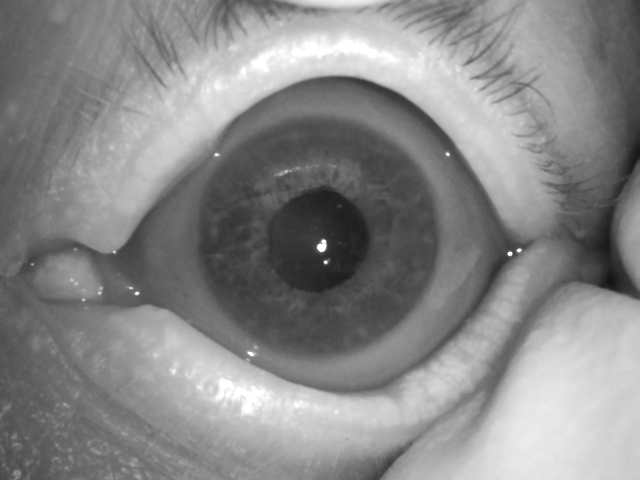
#> input picture Iris-Segmentation-DINOv3/testset/images/9081L_1_1.bmp, 640 x 480 px, found by its file name; its folder holds 3 pictures in this run
$ jupyter execute --allow-errors Iris_Segmentation_DINOv3.ipynb
#> lines starting #> are read from the running program, lines starting #| are printed output that depends on the picture; after the words box and inside, x2 and y2 are one past the last pixel; in counts of white or black regions, pixels touching at a corner belong together
[cell 1]
# =============================================================================
# Example Iris Segmentation code using DINOv3
# Rasel Ahmed Bhuiyan, Adam Czajka | {rbhuiyan,aczajka}@nd.edu
# University of Notre Dame | AITAR Lab https://lucyinstitute.nd.edu/aitar
# =============================================================================

[cell 2]
import os
import requests
import subprocess
import pickle
import matplotlib
from PIL import Image
import numpy as np
import matplotlib.pyplot as plt
from scipy import signal
from sklearn.metrics import average_precision_score
from sklearn.linear_model import LogisticRegression
import torch
import torchvision.transforms.functional as TF
from tqdm import tqdm
from google.colab import drive
drive.mount('/content/drive')

# Set device

#> (a cell that did not finish here is left out)

# Set directory paths

[cell 4]
# Root directory
ROOT_DIR = "/content/drive/MyDrive/Iris-Segmentation-DINOv3"

# Dataset directories
DATASET_DIR = os.path.join(ROOT_DIR, "trainset")
IMAGES_DIR = os.path.join(DATASET_DIR, "images")
MASKS_DIR = os.path.join(DATASET_DIR, "masks")

# Repository directory
REPO_DIR = os.path.join(ROOT_DIR, "dinov3-main")

# DINOv3 weights directory
WEIGHTS_DIR = f"{ROOT_DIR}/dinov3-main/weights"

# Output directories
CHECKPOINT_DIR = os.path.join(ROOT_DIR, "checkpoints")
os.makedirs(CHECKPOINT_DIR, exist_ok=True)

# Create custom iris dataset loader

[cell 5]
def load_iris_dataset(image_dir: str, mask_dir: str):
    """
    Load images and corresponding masks (expects same filenames in both directories).

    Returns:
        images: list of PIL.Image RGB images
        masks: list of PIL.Image grayscale images ('L')
    """
    image_files = sorted([f for f in os.listdir(image_dir) if f.lower().endswith('.bmp')])
    mask_files = sorted([f for f in os.listdir(mask_dir) if f.lower().endswith('.bmp')])

    if len(image_files) != len(mask_files):
        raise AssertionError(f"Number of images ({len(image_files)}) and masks ({len(mask_files)}) don't match")

    images: List[Image.Image] = []
    masks: List[Image.Image] = []

    for img_file, mask_file in zip(image_files, mask_files):
        img_path = os.path.join(image_dir, img_file)
        mask_path = os.path.join(mask_dir, img_file)

        img = Image.open(img_path).convert('RGB')
        m = Image.open(mask_path)
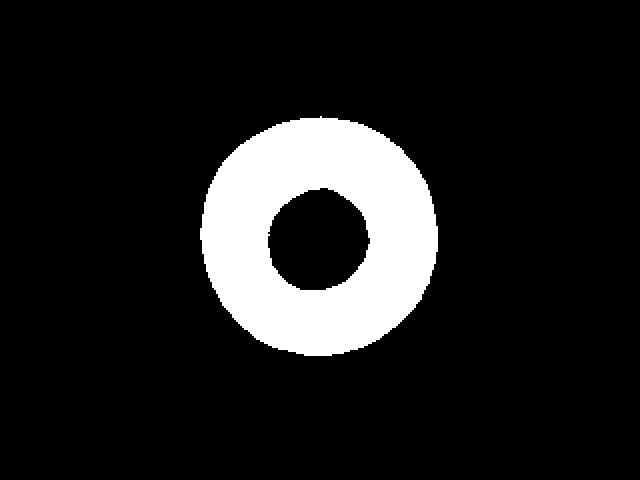
#> input picture Iris-Segmentation-DINOv3/testset/masks/9081L_1_1.bmp, 640 x 480 px, found by its file name
#> m is the input picture: PIL image 640x480 L; 11.9% white; 1 white region, box (x1, y1, x2, y2) and area: (200, 116, 438, 356) 36676
        if m.mode != 'L':
            m = m.convert('L')

        images.append(img)
        masks.append(m)
#> pass 2 of the loop in load_iris_dataset, `for img_file, mask_file in zip(image_files, mask_files):`:
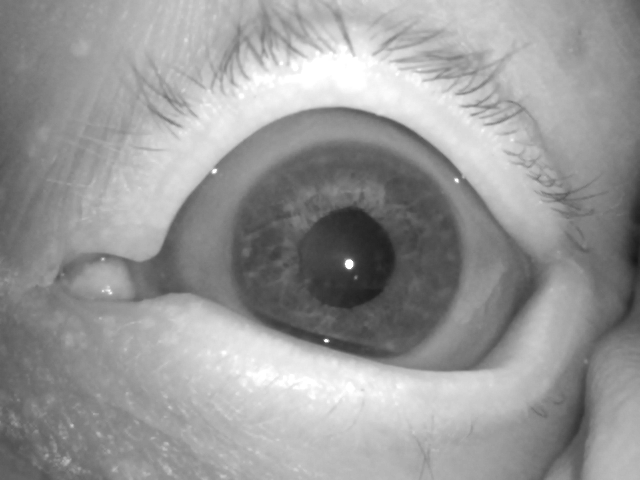
#> input picture Iris-Segmentation-DINOv3/testset/images/9081L_2_1.bmp, 640 x 480 px, found by its file name
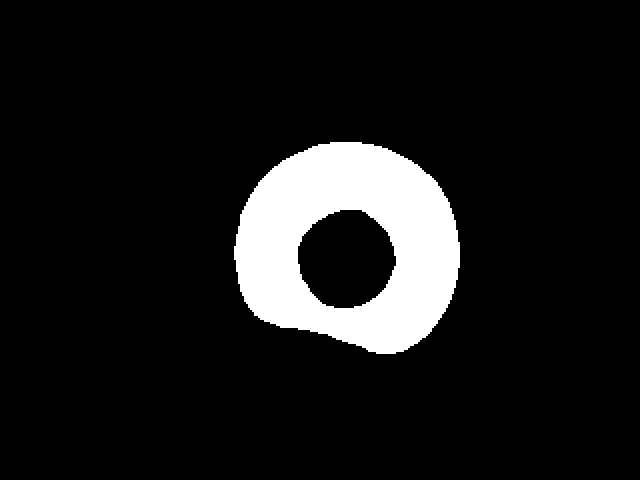
#> input picture Iris-Segmentation-DINOv3/testset/masks/9081L_2_1.bmp, 640 x 480 px, found by its file name
#> in load_iris_dataset, m is the input picture: PIL image 640x480 L; 9.7% white; 1 white region, box (x1, y1, x2, y2) and area: (234, 142, 460, 354) 29908
#> pass 3 of the loop in load_iris_dataset, `for img_file, mask_file in zip(image_files, mask_files):`:
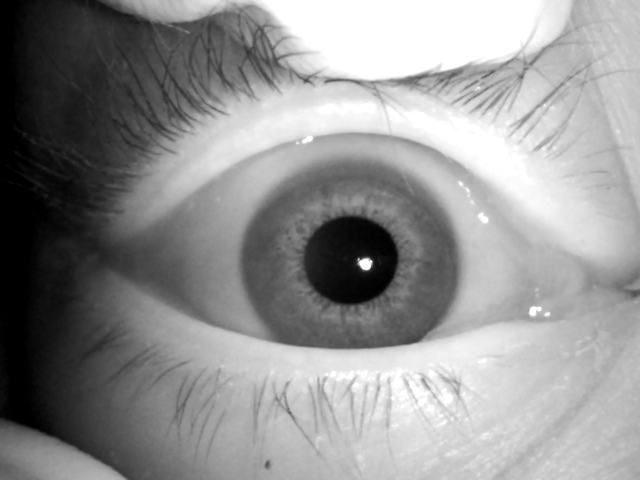
#> input picture Iris-Segmentation-DINOv3/testset/images/9082R_1_1.bmp, 640 x 480 px, found by its file name
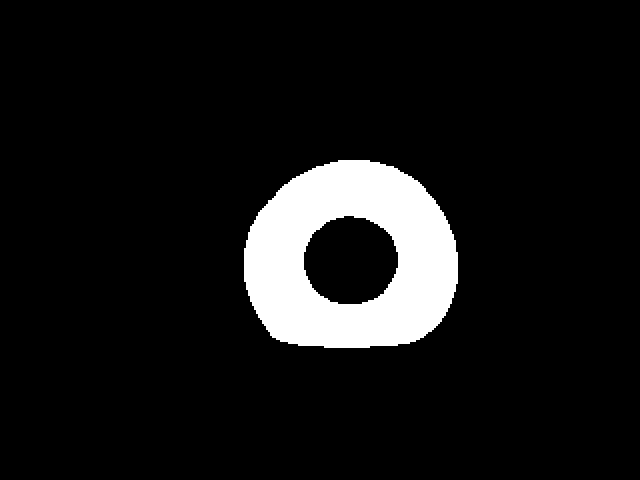
#> input picture Iris-Segmentation-DINOv3/testset/masks/9082R_1_1.bmp, 640 x 480 px, found by its file name
#> in load_iris_dataset, m is the input picture: PIL image 640x480 L; 8.6% white; 1 white region, box (x1, y1, x2, y2) and area: (244, 160, 458, 348) 26384

    return images, masks


# [21 lines left out: function resize_transform, not called in this run]

# Load data

[cell 6]
# Set how many images you want to take for training
N = 10
images, labels = load_iris_dataset(IMAGES_DIR, MASKS_DIR)
#> images = 3 items; labels = 3 items
images, labels = images[0:N], labels[0:N]
n_images = len(images)
#> n_images = 3
print(f"Loaded {n_images} iris images and masks")
#| Loaded 3 iris images and masks

# Loaded data visualization (image, mask, foreground, background)

[cell 7]
def visualize_image_mask(image, mask, figsize=(4, 2), title_fontsize=8):
    # Ensure mask is in 'L' mode (grayscale)
#> called with figsize = (4, 2), title_fontsize = 8
    if mask.mode != 'L':
        mask = mask.convert('L')

    # Foreground: iris visible, rest white
    foreground = Image.composite(image, Image.new('RGB', image.size, (255, 255, 255)), mask)
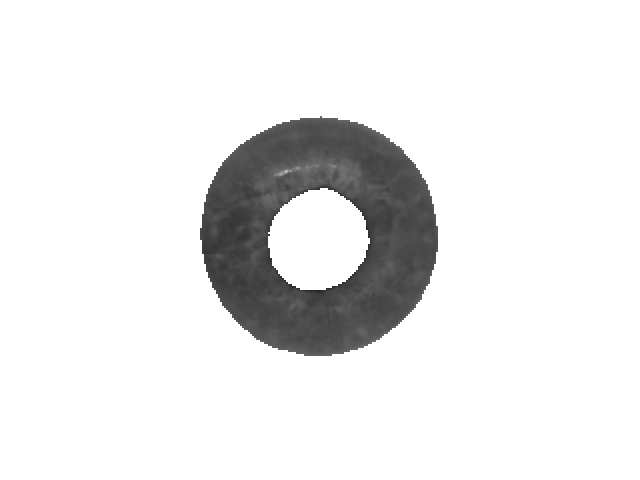
#> foreground: PIL image 640x480 RGB; min 37, max 255, mean 233.8

    # Background: iris white, rest visible
    background = Image.composite(Image.new('RGB', image.size, (255, 255, 255)), image, mask)
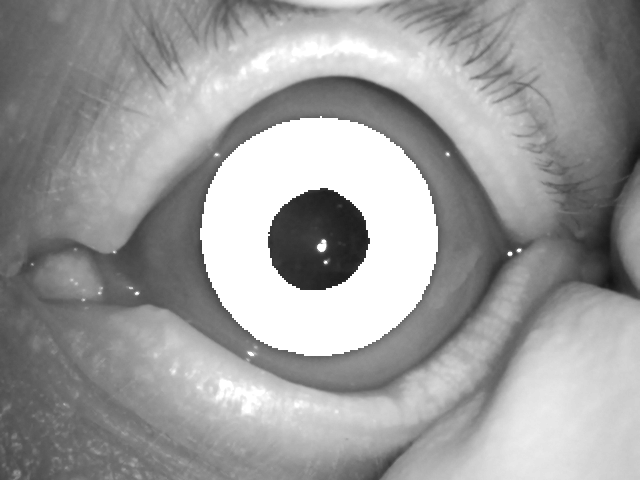
#> background: PIL image 640x480 RGB; min 19, max 255, mean 157

    # Prepare data for plotting
    data_to_show = [image, mask, foreground, background]
    data_labels = ["Image", "Mask", "Foreground", "Background"]

    # Plot
    plt.figure(figsize=figsize, dpi=300)
    for i, item in enumerate(data_to_show):
        plt.subplot(1, len(data_to_show), i + 1)
        plt.imshow(item)
        plt.axis('off')
        plt.title(data_labels[i], fontsize=title_fontsize)
#> this loop made 4 passes
    plt.tight_layout()
    plt.show()
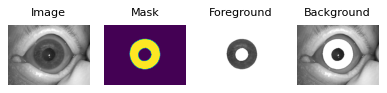
#> figure drawn by matplotlib, 4 panels
